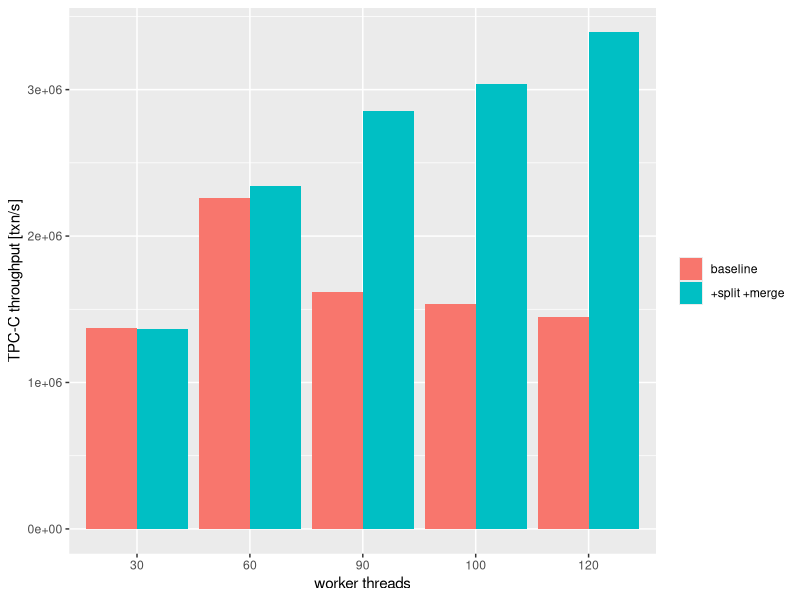
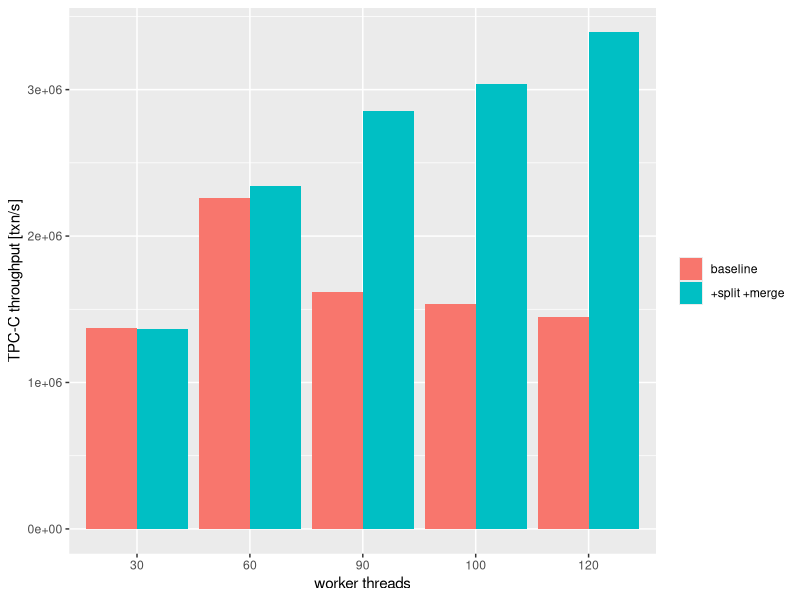

Write R code to recreate these figures, in order.
library(ggplot2)
library(sqldf)
library(Cairo)
library(stringr)
library(scales)
# TPC-C A: 100 warehouse, in-memory, variable threads, with/-out split&merge

dev.set(0)
df=read.csv('./test.csv')

d=sqldf("select c_worker_threads,c_cm_split,max(tx) tx from df group by c_worker_threads, c_cm_split")
tx <- ggplot(d, aes(x=factor(c_worker_threads), y=tx, fill=factor(c_cm_split))) + geom_bar(stat="identity", position=position_dodge()) + scale_x_discrete(name="worker threads") + scale_y_continuous(name="TPC-C throughput [txn/s]") + scale_fill_discrete(name=NULL, labels=c("baseline","+split +merge"))
print(tx)

CairoPDF("./tpcc_A.pdf", bg="transparent")
print(tx)
dev.off()
